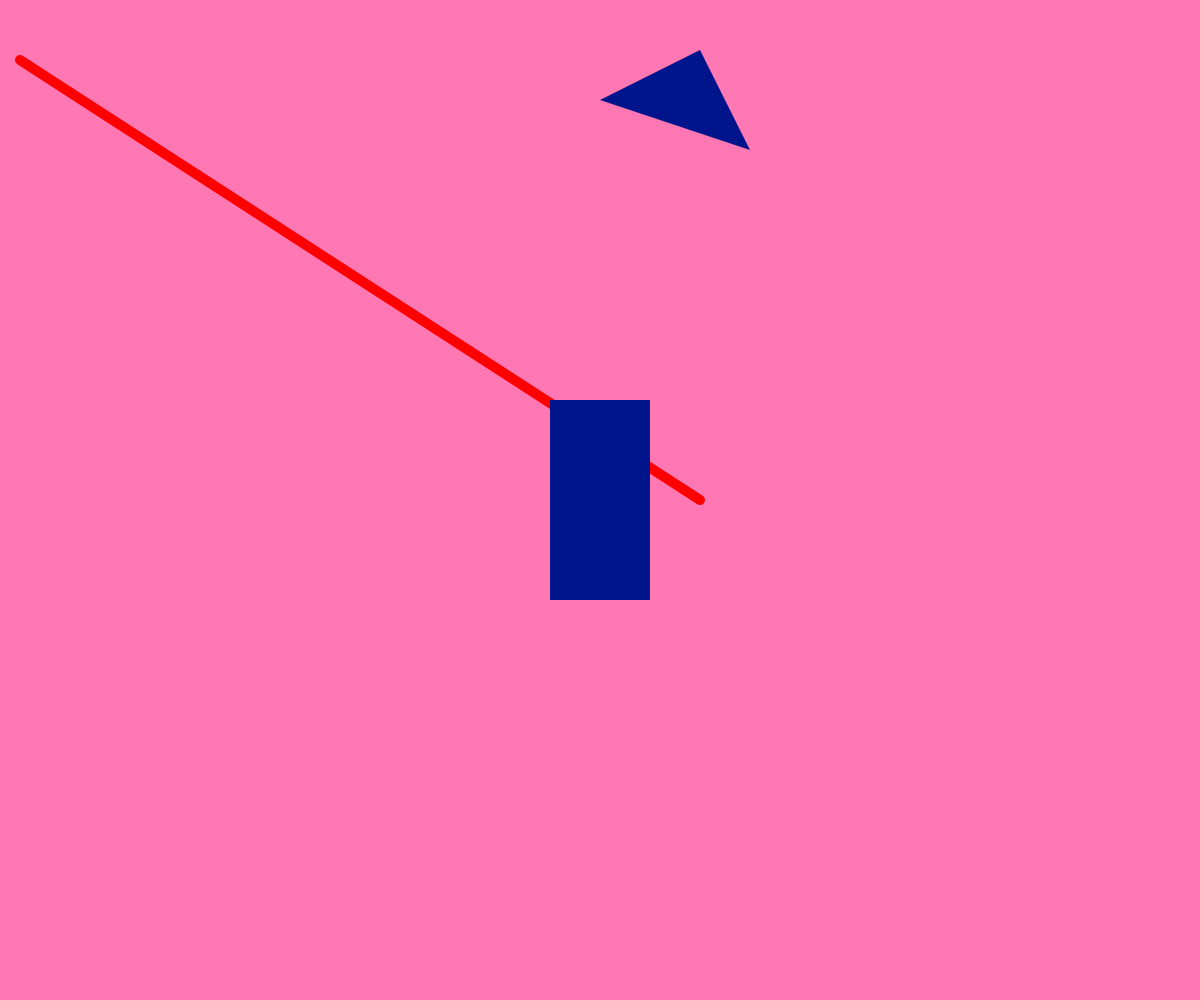
Frame 1 (no input)
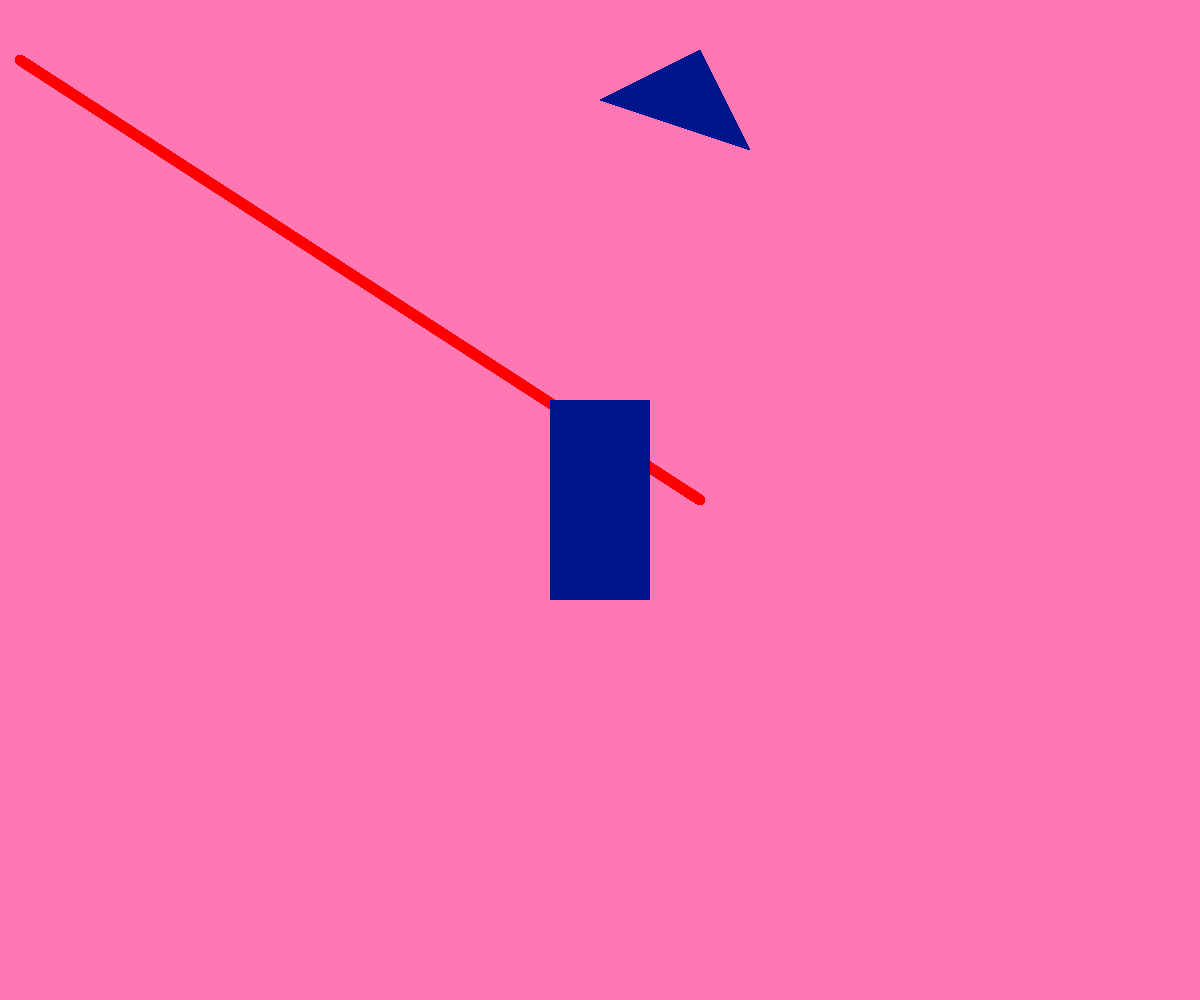
Frame 60 (no input)
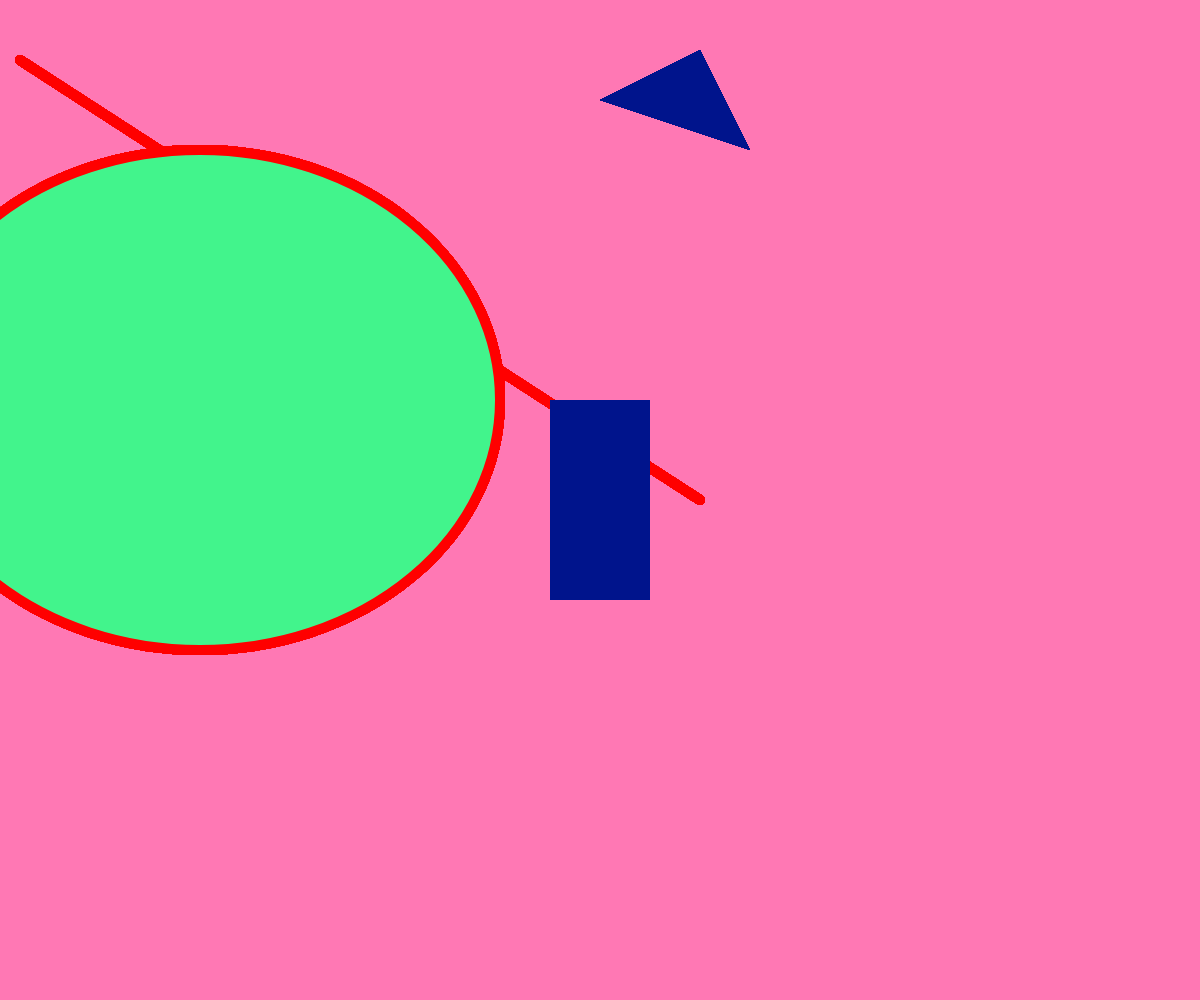
Frame 120 (the mouse pressed at the canvas centre since frame 60)

The p5.js sketch that drew these frames (run headless with seeded random() and noise() and a simulated clock; from frame 60 on, the mouse is pressed at the canvas centre):

// p5.js sketch
// ── sketch.js
var canvas; 

//code in setup runs once
function setup() {
  canvas = createCanvas(windowWidth, windowHeight); 
  background(255, 120, 180);
  rectMode(CENTER);
}

//runs over and over
//updates every frame
function draw() {
	//line and outline styles
	strokeWeight(10);
	stroke(255, 0, 0);

	//line requires 4 arguments
	//x1, y1, x2, y2
	line(20, 60, 700, 500);
 
	fill(66, 244, 140);
	//ellipse expecting 4 arguments 
  	ellipse(200, 400, mouseX, mouseY);

  	noStroke();
	fill(0, 20, 140);
 	rect(width/2, height/2, 100, 200);


 	//6 arguments
 	//x1, y1, x2, y2, x3, y3
 	//connects the dot to form triangle
 	triangle(600, 100, 700, 50, 750, 150);

 	//print(mouseX);
}

function windowResized(){

	canvas = createCanvas(windowWidth, windowHeight);
	background(255, 120, 180);
}
